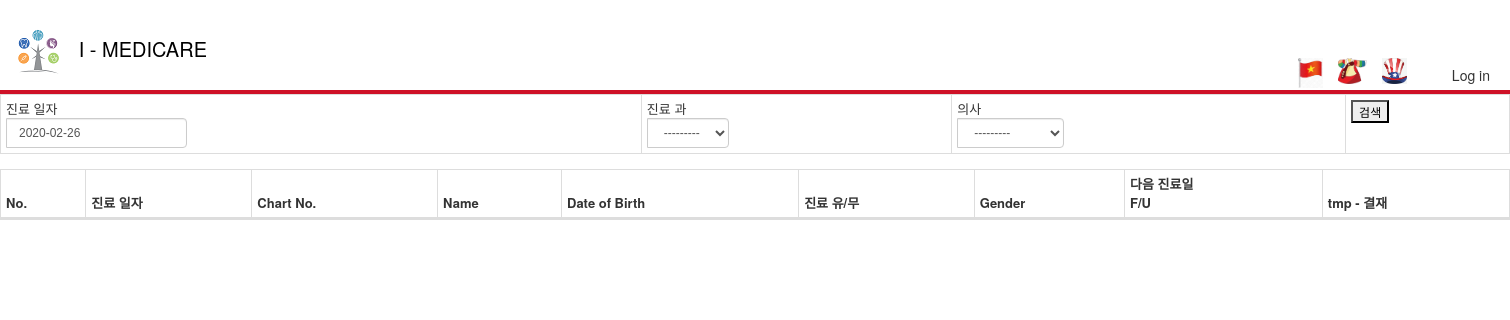
Before: /receptionist/reception_status with the older database file.
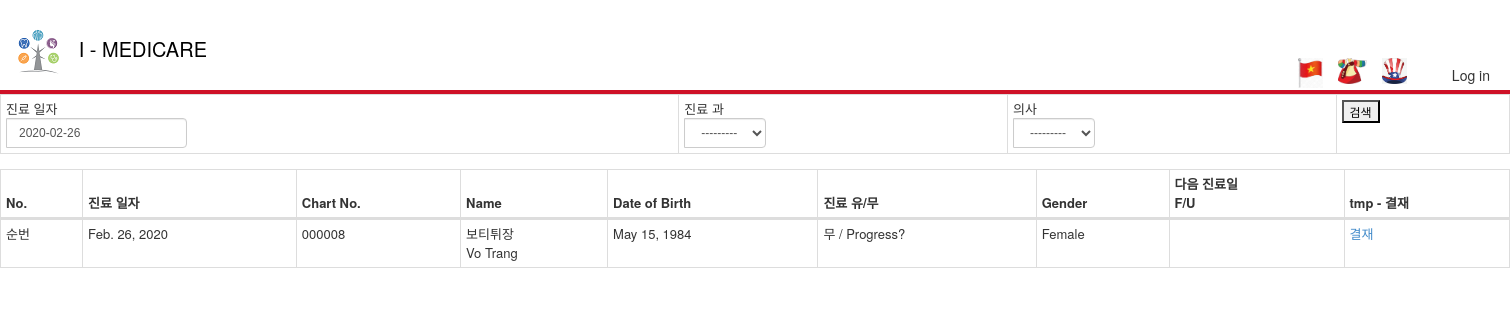
After: the same page with the newer database file.
### Receptionist/models.py (models this page shows)
class Reception(models.Model):
    progress_choice = (
        ('new',_('new')),
        ('deleted',_('deleted')),
        ('done',_('done'))
        )
    recorded_date = models.DateTimeField(
        auto_now_add=True,
        blank=True,
        )
    patient = models.ForeignKey(
        to = Patient,
        on_delete = models.DO_NOTHING,
        null= True,
        )
    depart = models.ForeignKey(
        to = Depart,
        on_delete = models.DO_NOTHING,
        )
    doctor = models.ForeignKey(
        to = Doctor,
        on_delete = models.DO_NOTHING,
        )
    chief_complaint = models.CharField(
        max_length = 2048,
        )
    progress = models.CharField(
        max_length = 16,
        choices=progress_choice,
        default = 'new',
        )
    reservation = models.ForeignKey(
        to = Reservation,
        on_delete = models.DO_NOTHING,
        null = True,
        )
    need_medical_report = models.BooleanField(
        default = False,
        )

### Patient/models.py (models this page shows, shortened)
class Patient(models.Model):
    name_kor = models.CharField(
        max_length = 64,
        )
    name_eng = models.CharField(
        max_length = 64,
        )
    phone = models.CharField(
        max_length = 64,
        )
    gender = models.CharField(
        max_length = 8,
        )
    date_of_birth = models.DateField(
        blank=True,
        )
    date_registered = models.DateTimeField(
        auto_now_add=True,
        )
    address = models.CharField(
        max_length = 256,
        null=True,
        )
    past_id = models.CharField(
        null = True,
        default = None,
        max_length = 32,
        )

### Receptionist/views.py (the view)
# urls.py: path('reception_status',views.reception_status, name ='reception_status'),
def reception_status(request):
    kwargs={}
    if 'search' in request.POST:
        form = SearchReceptionStatusForm(data = request.POST)
        if form.is_valid():
            if form.cleaned_data['depart'] is not None:
                kwargs['depart'] = form.cleaned_data['depart']
            if form.cleaned_data['doctor'] is not None:
                kwargs['doctor'] = form.cleaned_data['doctor']
            date_min = datetime.datetime.combine(form.cleaned_data['date'], datetime.time.min)
            date_max = datetime.datetime.combine(form.cleaned_data['date'], datetime.time.max)
    else:
        form = SearchReceptionStatusForm()
        date_min = datetime.datetime.combine(datetime.date.today(), datetime.time.min)
        date_max = datetime.datetime.combine(datetime.date.today(), datetime.time.max)
    reception = Reception.objects.filter(recorded_date__range = (date_min, date_max),**kwargs)
    return render(request,
    'Receptionist/Reception_Status.html',
            {
                'form':form,
                'datas':reception,
            },
        )

### Doctor/models.py (called while the page is built)
    def __str__(self):
        return self.name

    def __str__(self):
        return self.name_kor

### Receptionist/templates/Receptionist/Reception_Status.html (shortened to what this page needs)
﻿{% extends "app/layout.html" %}
{% load staticfiles %}
{% block content %}
<form id="signup" class="form-horizontal" method="post" action="{% url 'Receptionist:reception_status' %}" enctype="multipart/form-data">
    <table class="table table-bordered">
        <tr>
            <td>
                <div class="input-group">
                    <div class="input-group-prepend">
                        <span class="input-group-text">진료 일자</span>
                    </div>
                    {{ form.date }}
                </div>
            </td>
            <td>
                <div class="input-group">
                    <div class="input-group-prepend">
                        <span class="input-group-text">진료 과</span>
                    </div>
                    {{ form.depart }}
                </div>
            </td>
            <td>
                <div class="input-group">
                    <div class="input-group-prepend">
                        <span class="input-group-text">의사</span>
                    </div>
                    {{ form.doctor }}
                </div>
            </td>
            <td>
                <input type="submit" value="검색" name="search" />
            </td>
        </tr>
    </table>
    <table class="table table-bordered">
        <thead>
            <tr>
                <th>No.</th>
                <th>진료 일자</th>
                <th>Chart No.</th>
                <th>Name</th>
                <th>Date of Birth</th>
                <th>진료 유/무</th>
                <th>Gender</th>
                <th>다음 진료일<br /> F/U</th>
                <th>tmp - 결재</th>
            </tr>
        </thead>
        <tbody>
            {% for data in datas%}
            <tr>
                <td>순번</td>
                <td>{{data.recorded_date.date}}</td>
                <td>{{ data.patient_id | stringformat:"06d"}}</td>
                <td>{{ data.patient.name_kor }} <br /> {{ data.patient.name_eng }} </td>
                <td>{{ data.patient.date_of_birth }}</td>
                <td>무 / Progress?</td>
                <td>{{ data.patient.gender }}</td>
                <td>{{ data.follow_update }}</td>
                <td><a href="{% url 'Receptionist:storage' reception_num=data.id%}">결재</a></td>
            </tr>
            {% endfor %}
        </tbody>
    </table>
</form>
{% endblock %}

### app/templates/app/layout.html (shortened to what this page needs)
﻿<!DOCTYPE html>
{% load i18n %}
<html >
<head>
    {% load staticfiles %}
    <link rel="stylesheet" type="text/css" href="{% static 'app/content/bootstrap.min.css' %}" />
    <link rel="stylesheet" type="text/css" href="{% static 'css/wrapper.css' %}" />
    <link rel="stylesheet" href="http://code.jquery.com/ui/1.8.18/themes/base/jquery-ui.css" type="text/css" />
    <link rel="stylesheet" type="text/css" href="https://cdn.jsdelivr.net/npm/daterangepicker/daterangepicker.css" />
</head>
<body>
    <div class="navbar navbar-inverse navbar-fixed-top" style=" margin:0px; position:inherit; background:rgb(255, 255, 255); border-bottom:4px solid rgba(206, 17, 39, 1);border-color:rgba(206, 17, 39, 1);">
        <div class="">
            <div class="navbar-header">
                <a href="{% url 'index' %}" class="navbar-brand" style="padding-top:7.5px; padding-left:15px; padding-right:15px; color:rgba(0,0,0, 1); font-size:20px; ">
                <img src="{% static 'img/Menu_icon.png' %}" style="height:47px;"/>&nbsp;&nbsp;&nbsp;I - MEDICARE</a>
            </div>
            <div class="navbar-collapse collapse top_menu" >
                {% include 'app/loginpartial.html' %}
                <ul class="language_ul nav navbar-nav navbar-right" style="margin-right:30px;">
                    <li><a href="" onclick="set_lang('vie')"><image src="{% static 'img/vie.png' %}" style='height:30px;' /></a></li>
                    <li><a href="" onclick="set_lang('ko')"><image src="{% static 'img/ko.png' %} " style='height:26px;'/></a></li>
                    <li><a href="" onclick="set_lang('en')"><image src="{% static 'img/en.png' %} " style='height:26px;'/></a></li>
                </ul>
            </div>
        </div>
    </div>
    <div class="body-content">
{% block content %}{% endblock %}
    </div>
</body>
</html>

### app/templates/app/loginpartial.html (shortened to what this page needs)
{% if user.is_authenticated %}
<form id="logoutForm" action="/logout/" method="post" class="navbar-right">
    {% csrf_token %}
    <ul class="nav navbar-nav navbar-right logout_ul" style="margin-right:20px; margin-top:45px;">
        <!--
        <li>
            <div style="border:none; width:200px; height:50px; line-height:50px; color:#dedede;font-size:20px; text-align:center;" id="clock"></div>
        </li>
            -->
        <li><a href="javascript:document.getElementById('logoutForm').submit()" style="color:rgba(0,0,0, 1);">{{ _('Log out') }}</a></li>
    </ul>
</form>
{% else %}
<ul class="nav navbar-nav navbar-right logout_ul" style="margin-right:20px; margin-top:45px;>
    <li><a href="{% url 'login' %}" style="color:rgba(0,0,0, 1);">{{ _('Log in') }}</a></li>
</ul>
{% endif %}

### Manage/static/css/wrapper.css (style rules this page uses)
html { margin:0; padding:0; width:100%; height:100%; }
body { min-width: 1500px; max-width: 1980px; min-height: 750px; margin: 0; padding: 0; font: 6.7px; }
body:before { overflow-x: hidden; overflow-y: auto; height: auto; display: block; padding-top: 100%; }
.body-content { height: 100%; width: 100%; }
input, select, textarea { font: 400 12px Arial; }
th ,td { font-size: 13px; }
.language_ul { list-style:none; }
.language_ul li a { padding:0px; margin-top: 38px; margin-right: 15px; }
.top_menu { padding:0px; }
.form-control { font-size: 12px; padding: 3px 12px; height:30px; }
.table { margin-bottom: 15px; }
.table thead > tr > th, .table tbody > tr > th, .table tfoot > tr > th, .table thead > tr > td, .table tbody > tr > td, .table tfoot > tr > td { padding: 5px; border-top: 1px solid #ddd; }
.table thead > tr > th { border-bottom: 0.4vh solid #ddd; }

Changed rows visible on the page:
added Reception: recorded_date "Feb. 26, 2020", patient_id "000008", patient.name_kor "보티튀장", patient.name_eng "Vo Trang", patient.date_of_birth "May 15, 1984", patient.gender "Female"
